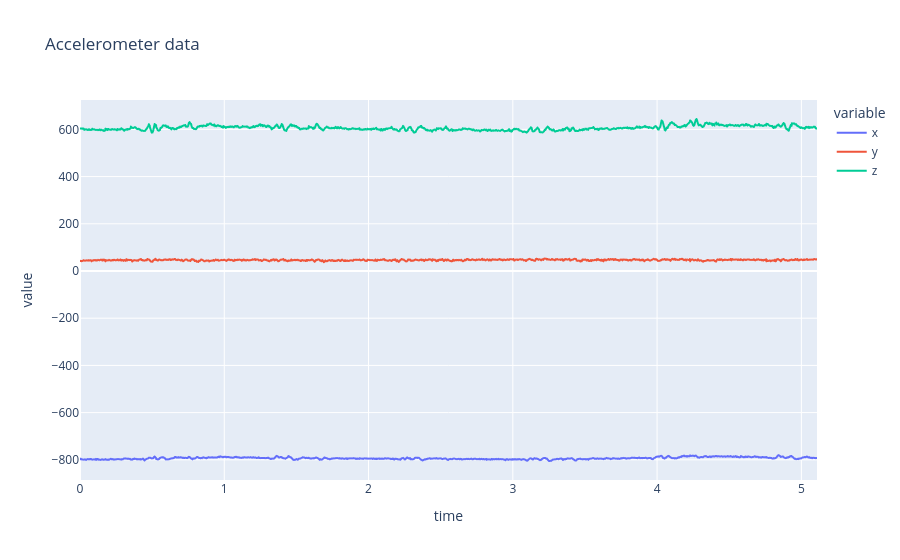

The code cell stored with this chart in its notebook:
### Code cell
px.line(acc_data,
        x = "time",
        y = ["x", "y", "z"],
        title = "Accelerometer data")

### Figure 1 — Plotly figure (JSON) as saved in the notebook; plotly's stock layout.template omitted (floating-point values rounded to 4 significant figures; data arrays with more than 128 entries replaced by an {"elided": "..."} marker saying what was removed)
{"data": [{"hovertemplate": "variable=x<br>time=%{x}<br>value=%{y}<extra></extra>", "legendgroup": "x", "line": {"color": "#636efa", "dash": "solid"}, "marker": {"symbol": "circle"}, "mode": "lines", "name": "x", "showlegend": true, "type": "scattergl", "x": {"elided": "1044 float values"}, "xaxis": "x", "y": {"elided": "1044 int values"}, "yaxis": "y"}, {"hovertemplate": "variable=y<br>time=%{x}<br>value=%{y}<extra></extra>", "legendgroup": "y", "line": {"color": "#EF553B", "dash": "solid"}, "marker": {"symbol": "circle"}, "mode": "lines", "name": "y", "showlegend": true, "type": "scattergl", "x": {"elided": "1044 float values"}, "xaxis": "x", "y": {"elided": "1044 int values"}, "yaxis": "y"}, {"hovertemplate": "variable=z<br>time=%{x}<br>value=%{y}<extra></extra>", "legendgroup": "z", "line": {"color": "#00cc96", "dash": "solid"}, "marker": {"symbol": "circle"}, "mode": "lines", "name": "z", "showlegend": true, "type": "scattergl", "x": {"elided": "1044 float values"}, "xaxis": "x", "y": {"elided": "1044 int values"}, "yaxis": "y"}], "layout": {"legend": {"title": {"text": "variable"}, "tracegroupgap": 0}, "title": {"text": "Accelerometer data"}, "xaxis": {"anchor": "y", "domain": [0, 1], "title": {"text": "time"}}, "yaxis": {"anchor": "x", "domain": [0, 1], "title": {"text": "value"}}}}
